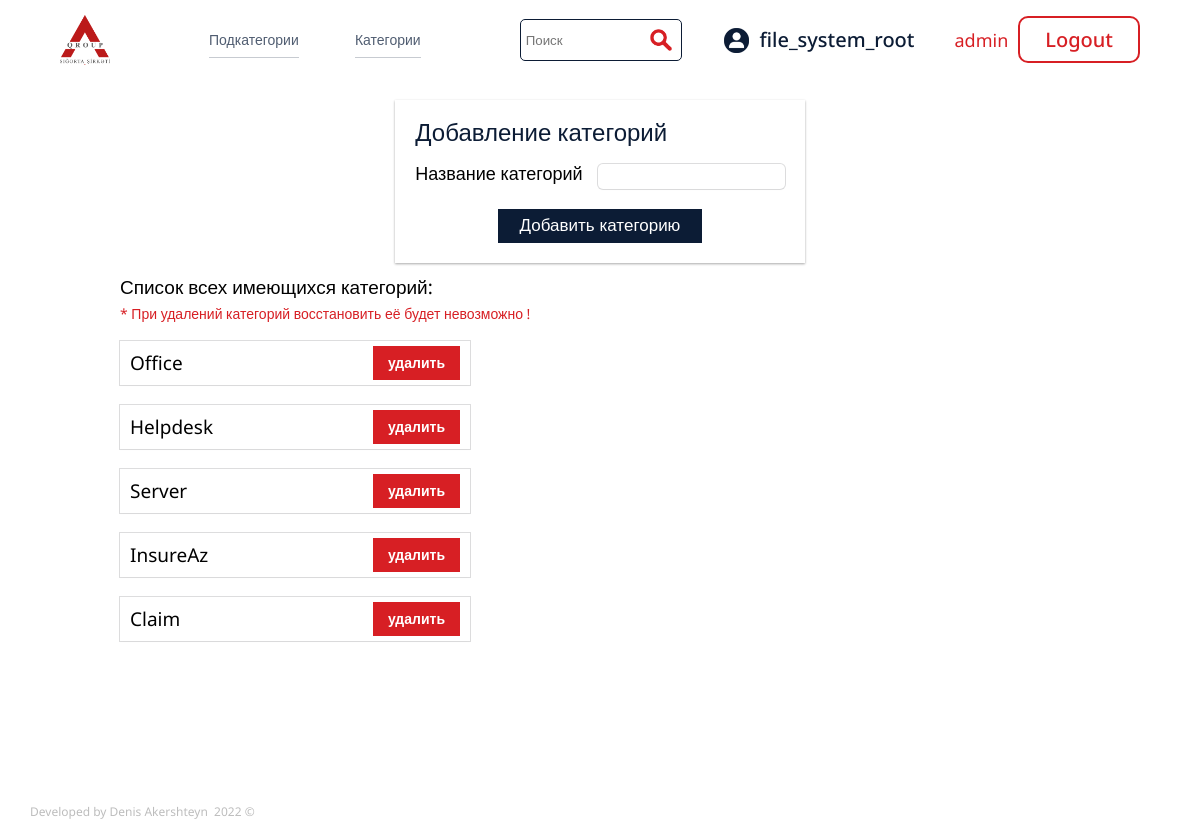
The page /index.php?source_page=add_category (signed in) on the database its author committed.
### tables this page shows
CREATE TABLE `category` (
  `id` int(11) NOT NULL,
  `category_name` varchar(255) NOT NULL,
  `category_access` varchar(255) NOT NULL
);

### settings/add_category.php (the view, shortened to what this page needs)
<?php
include './db/connection.php';
?>
<div class="add__category__wrapper">
    <div class="add__category__container">
        <div class="add__category__block">
            <div class="add_category__desc">
                Добавление категорий
            </div>
            <form action="./db/add_category.php" method="POST" class="add_category__form">
                <div class="add_category_form_block">
                    <p>Название категорий</p>
                    <div class="add_category_form_input">
                        <input name="category_name" id="category_name" type="text">
                    </div>
                </div>
                <div class="add_category_form_block">
                    <input name="submit" c id="submit" class="add_category_input" type="submit" value="Добавить категорию">
                </div>
            </form>
        </div>
        <div class="category__list">
            <div class="category__list_desc">Список всех имеющихся категорий:</div>
            <p class="delete__remark">
                * При удалений категорий восстановить её будет невозможно !
            </p>
            <div class="category__list__wrapper">
                <?php
                $query = "SELECT * FROM category";
                $select_category = mysqli_query($connection, $query);
                while ($row = mysqli_fetch_assoc($select_category)) {
                    $id = $row['id'];
                    $category_name = $row['category_name'];
                ?>
                    <div class="category__element__list">
                        <p><?php echo $category_name; ?></p>
                        <a href="./db/delete_category.php?source=<?php echo $id; ?>">удалить</a>
                    </div>
                <?php
                }
                ?>
            </div>
        </div>
    </div>
</div>

### styles/style.css (style rules this page uses)
* { padding: 0; margin: 0; border: 0; }
*, *:before, *:after { -moz-box-sizing: border-box; -webkit-box-sizing: border-box; box-sizing: border-box; }
html, body { height: 100%; width: 100%; font-size: 100%; line-height: 1; font-size: 14px; -ms-text-size-adjust: 100%; -moz-text-size-adjust: 100%; -webkit-text-size-adjust: 100%; font-family: "Noto Sans", sans-serif; }
.add__category__wrapper { padding-top: 20px; width: 80%; margin: 0 auto; display: flex; align-items: center; }
.add__category__container { width: 100%; display: flex; flex-direction: column; }
.add__category__block { padding: 20px; margin: 0 auto; background-color: #fff; box-shadow: rgba(0, 0, 0, 0.12) 0px 1px 3px, rgba(0, 0, 0, 0.24) 0px 1px 2px; }
.add_category__desc { font-size: 24px; color: #0c1c35; }
.add_category__form { padding-top: 20px; }
.add_category_form_block { display: flex; justify-content: space-between; }
.add_category_form_block p { font-size: 18px; }
.add_category_form_input { box-shadow: rgba(0, 0, 0, 0.02) 0px 1px 3px 0px, rgba(27, 31, 35, 0.15) 0px 0px 0px 1px; background-color: #fff; border-radius: 5px; padding: 5px; margin-left: 15px; }
.add_category_form_block { width: 100%; display: flex; justify-content: center; }
.add_category_input { cursor: pointer; margin-top: 20px; background-color: #0c1c35; color: #fff; padding: 5px 20px; font-size: 17px; border: 2px solid #0c1c35; }
.category__list { margin-top: 15px; }
.category__list_desc { font-size: 19px; }
.category__element__list { display: flex; width: 350px; align-items: center; justify-content: space-between; background-color: #fff; box-shadow: rgba(0, 0, 0, 0.02) 0px 1px 3px 0px, rgba(27, 31, 35, 0.15) 0px 0px 0px 1px; padding: 5px 10px; margin-top: 20px; }
.category__element__list p { font-size: 19px; }
.category__element__list a { color: #fff; background-color: #d71f24; border: 2px solid #d71f24; text-decoration: none; padding: 8px 13px; font-weight: 600; }
.delete__remark { color: #d71f24; margin-bottom: 15px; margin-top: 10px; }

### rows shown on the page
category: category_name "Office"
category: category_name "Helpdesk"
category: category_name "Server"
category: category_name "InsureAz"
category: category_name "Claim"

### other values the page prints
$_SESSION['username'] "file_system_root"
$_SESSION['role'] "admin"
